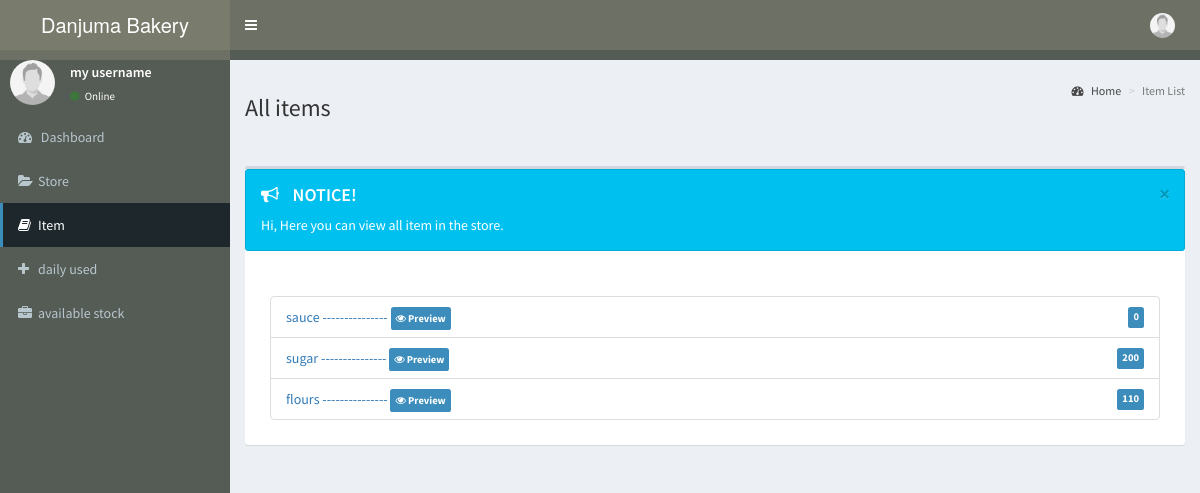
The page /stock/item.php on the database its author committed.
### tables this page shows
CREATE TABLE `item` (
  `id` int(120) NOT NULL,
  `Item_name` varchar(120) NOT NULL,
  `Category` varchar(120) NOT NULL,
  `Addedby` varchar(120) NOT NULL,
  `Datetimes` date NOT NULL
);

### class/database.php (called while the page is built, shortened)
<?php
class DBH
{
		function Connect(){
			$this->driver ="mysql:host=localhost;dbname=mis; charset=utf8";
			$this->user="root";
			$this->pass ="";
	try {
		  $DBH = new PDO ($this->driver, $this->user,$this->pass);
		  $DBH->setAttribute(PDO::ATTR_ERRMODE, PDO::ERRMODE_EXCEPTION);
		  $DBH->setAttribute(PDO::ATTR_EMULATE_PREPARES, false);
		   return $DBH ;
	  } catch (Exception $e) {
		return  $e->getmessage();
	}
	}
}
?>

### class/controller.php (called while the page is built, shortened)
<?php
 require "database.php";
class Main extends DBH
{
	 	 public function Read_record($table)
	 	 	{
	 	 		try {
	 	 		$STH = $this->Connect()->query(" SELECT * FROM ".$table." order by id desc");
	 	 		if ($STH->rowCount() > 0) {
                 while ($row = $STH->fetch()) {
                 	$array[] = $row;
                 }
                 return $array;
             }
                  } catch (Exception $e) {
	 	 			echo "Error:". $e->getmessage();
	 	 		}
	 	 	}
}

### stock/item.php (the view, shortened to what this page needs)
<?php include 'includes/header.php'; ?>
<body class="hold-transition skin-blue sidebar-mini">
<div class="wrapper">
  <?php include 'includes/navbar.php'; ?>
  <?php include 'includes/menubar.php'; ?>
  <div class="content-wrapper">
  <section class="content-header">
     <h3>All items</h3>
          <ol class="breadcrumb">
        <li><a href="#"><i class="fa fa-dashboard"></i> Home</a></li>
        <li class="active">Item List</li>
      </ol>
    </section>
    <br>
    <section class="content">
      <div class="row">
        <div class="col-xs-12">
          <div class="box">
            <div class='alert alert-info alert-dismissible'>
              <button type='button' class='close' data-dismiss='alert' aria-hidden='true'>&times;</button>
              <h4><i class='icon fa fa-bullhorn'></i> NOTICE!</h4>
             Hi, Here you can view all item in the store.            </div>
            <div class="box-body">
          <ul class="list-group">
                  <?php
                   $obj = new DBH;
                $conn= $obj->Connect();
                $time =time();
                $date = date("Y-m-d", $time);
             if (isset($_GET['name']) ) {
 echo '<a  href="item.php" class="btn btn-primary btn-flat"> <i class="fa fa-arrow-left"></i> Back</a> ';
 echo "<br>";
              $name =$_GET['name'];
            $sql=$conn->query("SELECT  * FROM store where Item_name='$name' and Status ='on'");
           if ($sql->rowCount() > 0) {
                     $row = $sql->fetch();?>
                     <br>
                 <li class="list-group-item">Item-name <span class="label label-primary pull-right"><?php echo $row['Item_name']  ?></span>   </li>
                  <li class="list-group-item">Quantity <span class="label label-primary pull-right"><?php echo $row['Quantity']  ?></span>   </li>
                   <li class="list-group-item">Item-amount <span class="label label-primary pull-right"><?php echo number_format( $row['Item_amount'],2); ?></span>   </li>
              <li class="list-group-item">Exp-date<?php if ($row['Exp_date'] == $date) {?>
                      <span class="label label-warning pull-right">item expired</span>
                    <?php }else{ ?><span class="label label-primary pull-right"><?php echo $row['Exp_date']; }  ?></span>   </li>
                    <li class="list-group-item">Size<span class="label label-primary pull-right"><?php echo $row['Size'] ?></span>   </li>
                     <li class="list-group-item">Produt-peices-vailable <span class="label label-primary pull-right"><?php
                      $remain = $row['Remain'];
                   if ($remain=='off') {
                   $remain = $row['Quantity'];
                   }else{
                     $remain = $row['Remain'];
                   }
                      echo$remain ?></span>   </li>
          <?php }else{?>
                   <h2 class="text-warning lead">Seems this item is no more in the store,  </h2>
                  <li class="list-group-item">Step 1: Refresh this page </li>
                  <li class="list-group-item">Step 2: Check your connection! </li>
                  <li class="list-group-item">Step 3: contact manager for help ! </li>
                  <h4 class="text-warning lead">Note : Your booking record are kept to map your relation with <strong>danjuma's bakery</strong> for compensation and the likes.  </h4><?php }  }else{
 $obj=new Main;
  $data = $obj->Read_record('item') ;
  if ($data > 0) {
       foreach ($data as $row) {
?>
        <li class="list-group-item"><a href="item.php?name=<?php echo $row['Item_name'] ?>"><?php echo $row['Item_name'];?> ---------------
         <span class="label label-primary"><i class="fa fa-eye"></i>  Preview</span>    <span class="label label-primary pull-right">
          <?php $name = $row['Item_name'];
                          $remain =0;
       $sql=$conn->query("SELECT  * FROM store where Item_name='$name' ");
                     while ($row = $sql->fetch()){?>
                   <?php
                  $newre = $row['Remain'];
                   if ($newre=='off') {
                    $newre = $row['Quantity'];
                   }else{
                      $newre = $row['Remain'];
                   }
                    $remain +=$newre; }  echo$remain?>
        </span></a></li>
                 <?php }     }  }?>
              </ul>
            </div>
          </div>
        </div>
      </div>
    </section>
  </div>
</div>
</body>
</html>

### stock/item.php (style rules this page uses)
.label { padding: 5px; }

### rows shown on the page
item: Item_name "sauce", remain "0"
item: Item_name "sugar", remain "200"
item: Item_name "flours", remain "110"
